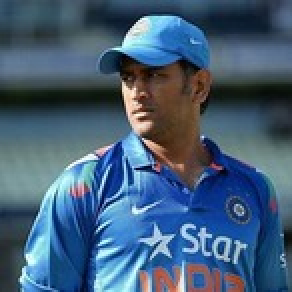
#> input picture thala.jpg, 146 x 146 px, found by its file name (shown 2 times larger)
$ jupyter execute --allow-errors pil_basics.ipynb
#> lines starting #> are read from the running program, lines starting #| are printed output that depends on the picture
#Creating a RGB image  using Pillow Library

[cell 1]
from PIL import Image

[cell 2]
#for creating a colored image we use RGB=>Red,Blue,Green
img=Image.new("RGB",(100,100),(255,100,0))
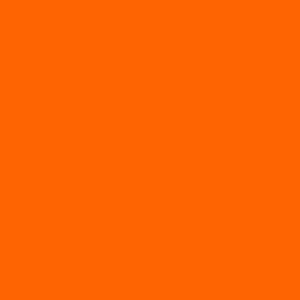
#> img: PIL image 100x100 RGB (shown 3 times larger); mean R, G, B 255, 100, 0

[cell 3]
print(img)
#| <PIL.Image.Image image mode=RGB size=100x100 at 0x7F6DA9E9D790>
print(img.size)
#| (100, 100)
print(img.format)
#| None
print(img.mode)
#| RGB
print(img.getbands())
#| ('R', 'G', 'B')

[cell 4]
img.show()

##Creating a Black/White image  using Pillow Library

[cell 5]
#for creating gray scale image we use L means Ligth image
img=Image.new('L',(100,100),(123))
#> img: PIL image 100x100 L; every value is 123

[cell 6]
print(img)
#| <PIL.Image.Image image mode=L size=100x100 at 0x7F6D95552010>
print(img.size)
#| (100, 100)
print(img.format)
#| None
print(img.mode)
#| L
print(img.getbands())
#| ('L',)

[cell 7]
img.show()

#creating  a colored image in opencv using numpy array

[cell 8]
import numpy as np
import cv2

[cell 9]
img=np.zeros((500,500,3),np.uint8)

[cell 10]
img[:]=(255,100,0)

[cell 11]
print(img.shape)
print(len(img))

[cell 12]
cv2.imshow('Opencv_img',img)
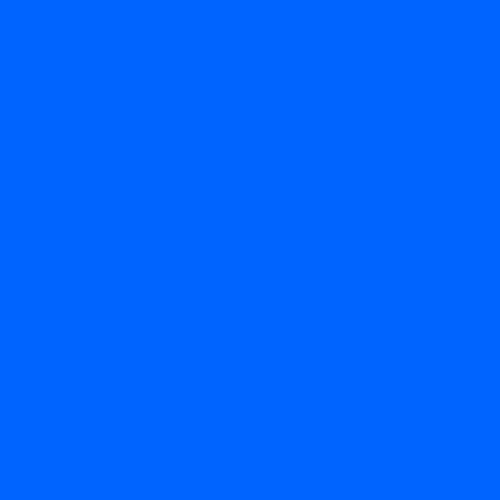
#> window 'Opencv_img': shape (500, 500, 3); mean B, G, R 255, 100, 0
cv2.waitKey(0)
cv2.destroyAllWindows()

#creating gray scale image in opencv using numpy array

[cell 13]
#syntax np.zeros((array_size,each array has->three row_size,and three coloumn_size))
print(np.zeros((3,3,3)),end=" ")

[cell 14]
img=np.zeros((500,500,1),np.uint8)

[cell 15]
img[:]=(0)

[cell 16]
print(img.shape)
print(len(img))

[cell 17]
cv2.imshow('Openc_grey_img',img)
cv2.waitKey(0)
cv2.destroyAllWindows()

#pillow will supports the alpha value in the RGBA image

[cell 18]
image=Image.new("RGBA",(100,100),(255,100,0,25))
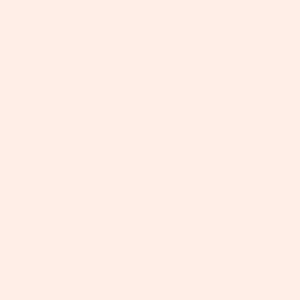
#> image: PIL image 100x100 RGBA (shown 3 times larger); mean R, G, B, A 255, 100, 0, 25; transparent parts drawn white

[cell 19]
print(image)
#| <PIL.Image.Image image mode=RGBA size=100x100 at 0x7F6D955507D0>
print(image.size)
#| (100, 100)
print(image.mode)
#| RGBA
print(image.getbands())
#| ('R', 'G', 'B', 'A')

[cell 20]
image.show()

#opencv cannot support alpha value we can manually change it

[cell 21]
img=np.zeros((500,500,4),np.uint8)

[cell 22]
img[:,:,:3]=(250,100,0)

[cell 23]
img[:,:,3]=(100)

[cell 24]
cv2.imshow("alpha_rgb",img)
cv2.waitKey(0)
cv2.destroyAllWindows()

##defualt opencv read the image in the BGR format

[cell 25]
img=cv2.imread("E:\\opencv\\myvenv\\opencv_basics.ipynb\\thala.jpg")
#> img is the input picture: shape (146, 146, 3); mean B, G, R 120.1, 94.2, 67.7

#> (a cell that did not finish here is left out)

[cell 27]
convert=cv2.cvtColor(img,cv2.COLOR_BGR2RGB)

[cell 28]
cv2.imwrite("E:\\opencv\\myvenv\\opencv_basics.ipynb\\thala1.jpg",convert)
#> Out = True
